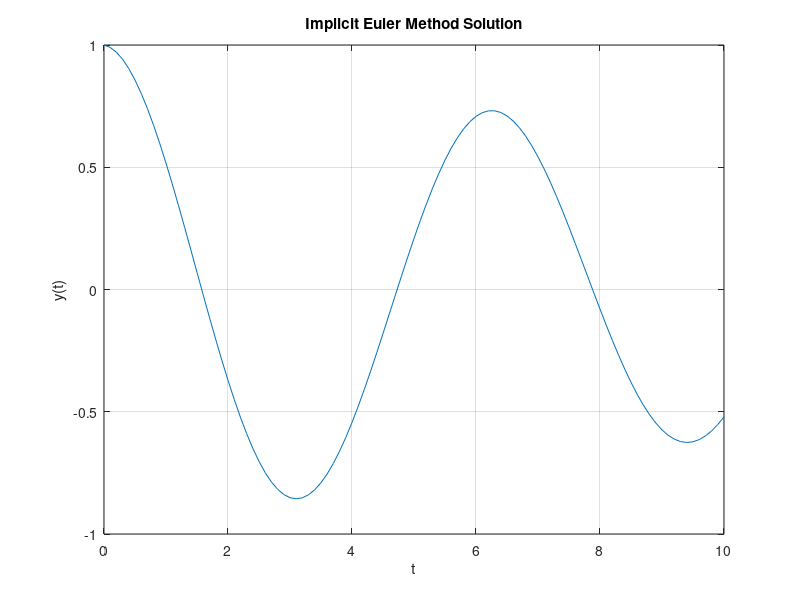

Recreate this plot in MATLAB.
clc; clear;

h = 0.1;
t = 0:h:10;
n = length(t);

y = zeros(1,n);
v = zeros(1,n);

y(1) = 1;
v(1) = 0;

for i = 1:n-1
    v(i+1) = (v(i) - h*y(i)) / (1 + h^2);
    y(i+1) = y(i) + h*v(i+1);
end

plot(t,y)
title('Implicit Euler Method Solution')
xlabel('t')
ylabel('y(t)')
grid on
